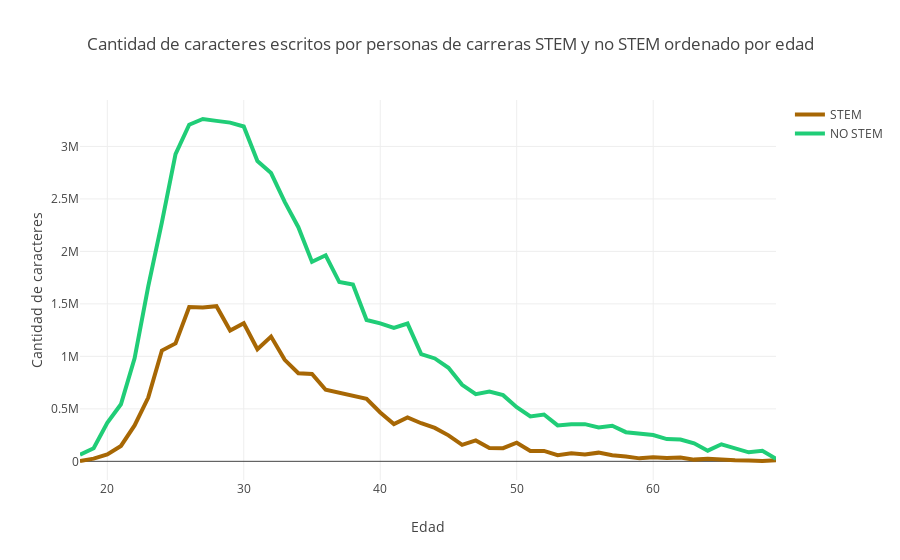

The notebook cell saved with this chart:
### Code cell
# Create and style traces
trace0 = go.Scatter(
    x = df_stem.groupby("age").sum().index,
    y = df_stem.groupby("age").sum()["essay_char_len"],
    name = 'STEM',
    line = dict(
        color = 'rgb(167, 103, 4)',
        width = 4)
)
trace1 = go.Scatter(
    x = df_noStem.groupby("age").sum().index,
    y = df_noStem.groupby("age").sum()["essay_char_len"],
    name = 'NO STEM',
    line = dict(
        color = "rgb(32, 205, 119)",
        width = 4)
)
data = [trace0, trace1]

# Edit the layout
layout = dict(title = 'Cantidad de caracteres escritos por personas de carreras STEM y no STEM ordenado por edad',
              xaxis = dict(title = 'Edad'),
              yaxis = dict(title = 'Cantidad de caracteres'),
              )

fig = dict(data=data, layout=layout)
iplot(fig)

### Figure 1 — Plotly figure (JSON) as saved in the notebook; plotly's stock layout.template omitted (floating-point values rounded to 4 significant figures)
{"data": [{"line": {"color": "rgb(167, 103, 4)", "width": 4}, "name": "STEM", "type": "scatter", "uid": "072024aa-b2e7-4955-97eb-6120e4df9806", "x": [18, 19, 20, 21, 22, 23, 24, 25, 26, 27, 28, 29, 30, 31, 32, 33, 34, 35, 36, 37, 38, 39, 40, 41, 42, 43, 44, 45, 46, 47, 48, 49, 50, 51, 52, 53, 54, 55, 56, 57, 58, 59, 60, 61, 62, 63, 64, 65, 66, 67, 68, 69], "y": [3881, 25384, 66334, 146179, 342374, 607341, 1055768, 1123296, 1470329, 1464770, 1478321, 1245994, 1315347, 1067728, 1188666, 967018, 839460, 832147, 681806, 651805, 620702, 596044, 465681, 354833, 418934, 362950, 317938, 247597, 156591, 199371, 127778, 125432, 177238, 98725, 98783, 59005, 75698, 64632, 82646, 57186, 46236, 28304, 39468, 31581, 35497, 16286, 24518, 15002, 9949, 7426, 3108, 9120]}, {"line": {"color": "rgb(32, 205, 119)", "width": 4}, "name": "NO STEM", "type": "scatter", "uid": "98440702-9709-427e-b501-bba3ad6da818", "x": [18, 19, 20, 21, 22, 23, 24, 25, 26, 27, 28, 29, 30, 31, 32, 33, 34, 35, 36, 37, 38, 39, 40, 41, 42, 43, 44, 45, 46, 47, 48, 49, 50, 51, 52, 53, 54, 55, 56, 57, 58, 59, 60, 61, 62, 63, 64, 65, 66, 67, 68, 69], "y": [63058, 124854, 367294, 543297, 981532, 1667070, 2276923, 2927022, 3206446, 3261469, 3243663, 3227197, 3190045, 2860519, 2746564, 2471998, 2230570, 1900164, 1962952, 1707831, 1683689, 1346355, 1314897, 1270152, 1312445, 1021078, 980122, 891246, 728834, 639735, 664986, 630466, 514961, 427097, 446146, 342519, 353779, 353967, 321746, 339325, 277730, 266379, 250361, 211679, 207879, 171409, 101422, 162624, 128555, 85995, 99524, 23076]}], "layout": {"title": {"text": "Cantidad de caracteres escritos por personas de carreras STEM y no STEM ordenado por edad"}, "xaxis": {"title": {"text": "Edad"}}, "yaxis": {"title": {"text": "Cantidad de caracteres"}}}}
